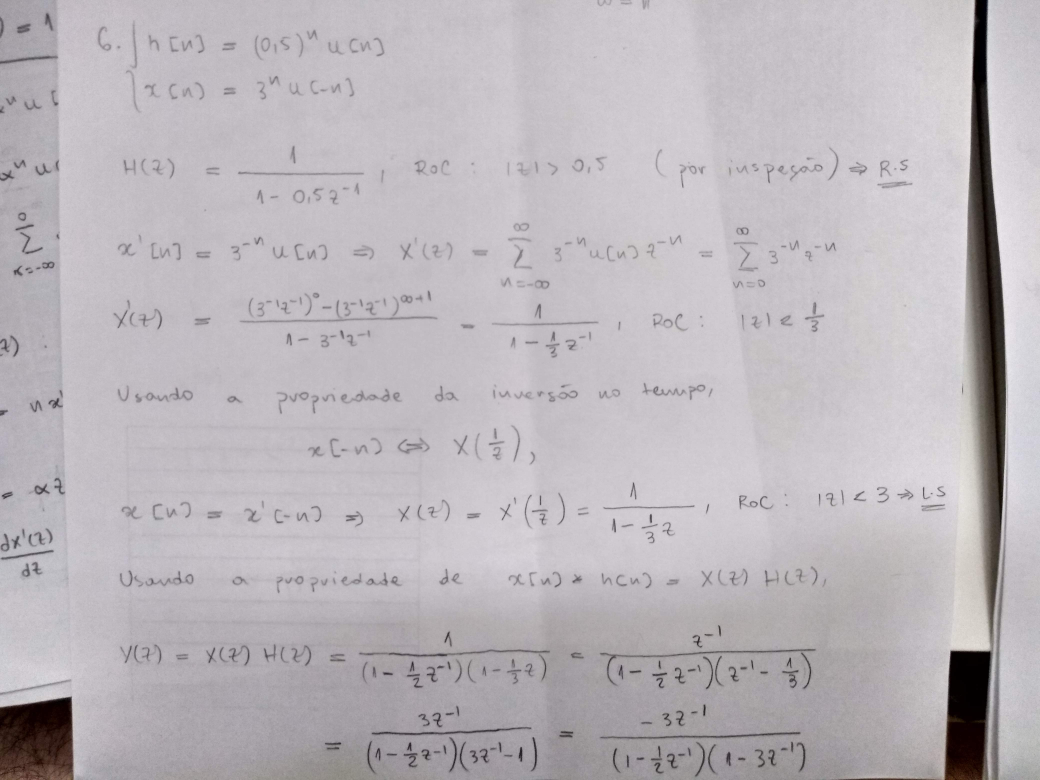
#> input picture homomorfico/documento.jpg, 4160 x 3120 px (shown at 1/4 size)
$ python homomorfico.py documento.jpg
#> lines starting #> are read from the running program, lines starting #| are printed output that depends on the picture
import sys
import cv2
import numpy as np


def on_change(value):
	gamma_h = cv2.getTrackbarPos(gammah_name, title) / 100
	gamma_l = cv2.getTrackbarPos(gammal_name, title) / 100
	d0 = cv2.getTrackbarPos(d0_name, title)
	c = cv2.getTrackbarPos(c_name, title)
	H = (gamma_h - gamma_l) * (1 - np.exp(-c * ((d / d0) ** 2))) + gamma_l
	dft_filt = dft * H
	dft_filt = np.fft.ifftshift(dft_filt)
	filtered_image = np.fft.ifft2(dft_filt)
	final_image = np.exp(np.abs(filtered_image))
	final_image = cv2.normalize(final_image, None, 0, 1, cv2.NORM_MINMAX)
	cv2.imshow(title, final_image)


title = 'filtro homomorfico'
cv2.namedWindow(title, cv2.WINDOW_AUTOSIZE)

gammah_max = 100
gammal_max = 100
c_max = 100
d0_max = 100

gammah_name = "gammah % = "
gammal_name = "gammal % = "
c_name = "c = "
d0_name = "d0 = "

image = cv2.imread(sys.argv[1], cv2.IMREAD_GRAYSCALE)
#> image: shape (3120, 4160); min 0, max 247, mean 183.6
image = cv2.resize(image, (512, 512), interpolation=cv2.INTER_AREA)
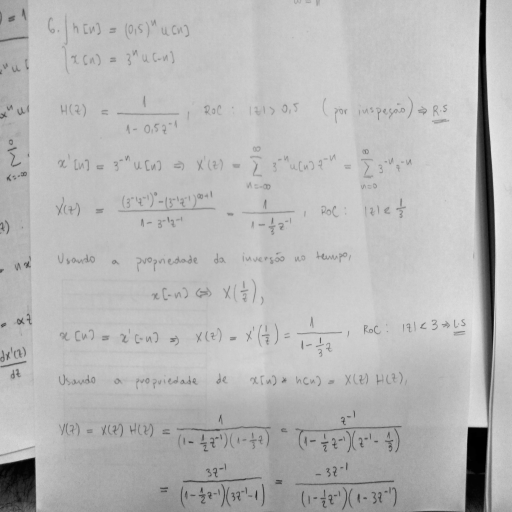
#> image: shape (512, 512); min 0, max 231, mean 183.6
modified_image = np.log(image + 1.)
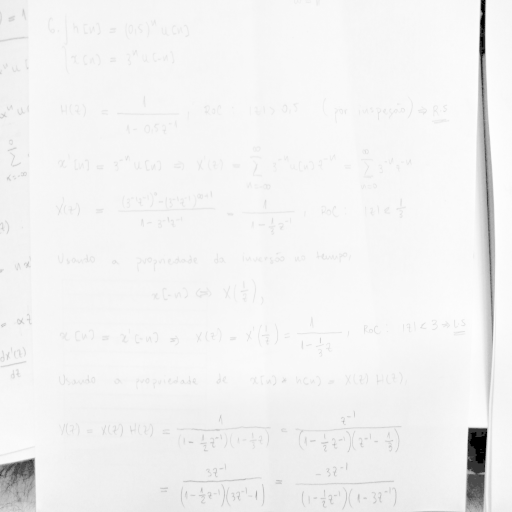
#> modified_image: shape (512, 512) float64; min 0, max 5.45, mean 5.18; drawn with min black and max white
dft = np.fft.fft2(modified_image)
dft = np.fft.fftshift(dft)

P, Q = dft.shape[:2]
#> P = 512; Q = 512
v, u = np.meshgrid(np.arange(Q), np.arange(P))
d = np.hypot(u - P / 2, v - Q / 2)

cv2.createTrackbar(gammah_name, title, 50, gammah_max, on_change)
cv2.createTrackbar(gammal_name, title, 50, gammal_max, on_change)
cv2.createTrackbar(c_name, title, 50, c_max, on_change)
cv2.createTrackbar(d0_name, title, 50, d0_max, on_change)

on_change(0)
#> in on_change, `final_image = np.exp(np.abs(filtered_image))`:
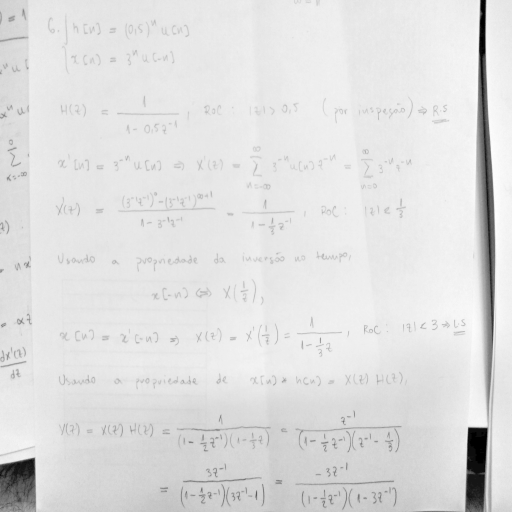
#> final_image: shape (512, 512) float64; min 1, max 15.23, mean 13.5; drawn with min black and max white
cv2.waitKey(0)
